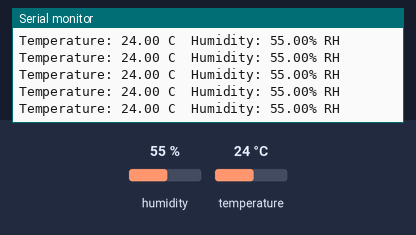
Simulated run of this sketch. Board: Arduino Uno, built with avr-gcc and run on an emulated ATmega328P. On the bench: the last lines printed to the serial monitor. The test bench sets the inputs (shaded band); at power-on: humidity 55 %, temperature 24 °C.

Above: at 1.2 s.
1.3 s: humidity set to 22 %
At 1.35 s:
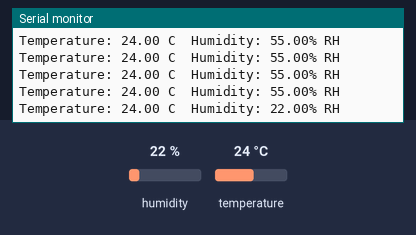
2.8 s: temperature set to 12 °C
At 2.8 s:
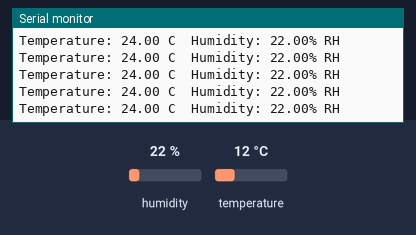
4.3 s: humidity set to 40 %
At 4.33 s:
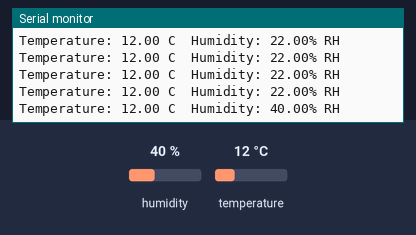
Timing chart, 0 to 7.3 s (numbered marks = the images above; inputs shaded):
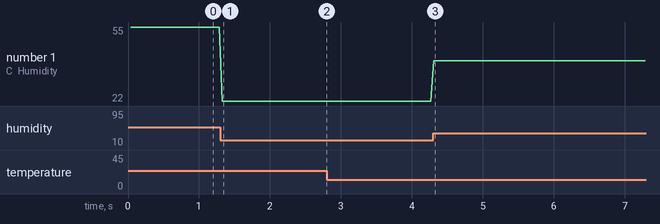

The sketch:

AHT_TEST.ino
```cpp
//Declaration for the ATH20 sensor
#include <AHT20.h>
AHT20 aht20;


void setup() {
  Serial.begin(115200);
  Serial.println("Humidity AHT20 examples");

  Wire.begin(); //Join I2C bus
  initAth20();

}

void loop() {
      //Get the new temperature and humidity value
    float temperature = aht20.getTemperature();
    float humidity = aht20.getHumidity();

    //Print the results
    Serial.print("Temperature: ");
    Serial.print(temperature, 2);
    Serial.print(" C\t");
    Serial.print("Humidity: ");
    Serial.print(humidity, 2);
    Serial.print("% RH");

    Serial.println();

}


void initAth20(){
    //Check if the AHT20 will acknowledge
  if (aht20.begin() == false)
  {
    Serial.println("AHT20 not detected. Please check wiring. Freezing.");
    while (1);
  }
  Serial.println("AHT20 acknowledged.");
}
```

Measured:
- after the input at 1.3 s, the serial monitor: prints a new line at once (image 1)
- after the input at 4.3 s, the serial monitor: prints a new line at once (image 3)
- plotted number 1: 55 → 22 after the input at 1.3 s, 22 → 40 after the input at 4.3 s
